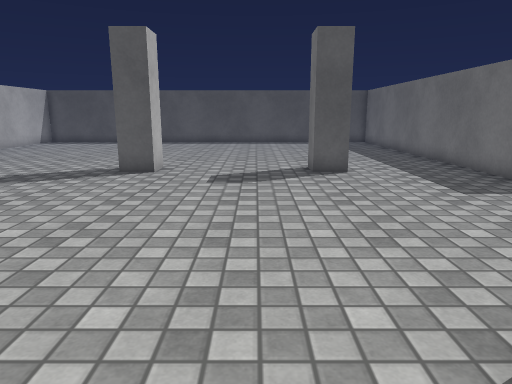
[1] (above)

16 first-person views from a walk through a 3-D level made in the Unity game engine. The camera is 1.2 m above the floor, tilts 12° down and sees 70° across. The floor is counted in squares, 0.59 m on a side. Each view is taken from the middle of a square. On the plan, view 1 faces up. The plan holds only what a view shows up to about 19 squares ahead; the rest is blank. The player is left out. Some animated figures are left out. Surface patterns are stand-ins for the level's own textures.

[2]
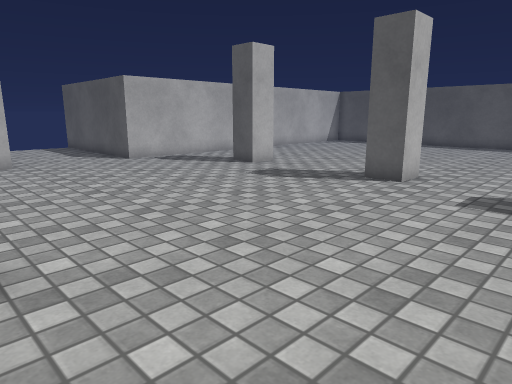

[3]
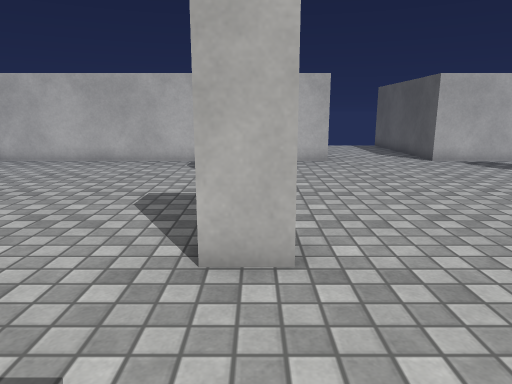

[4]
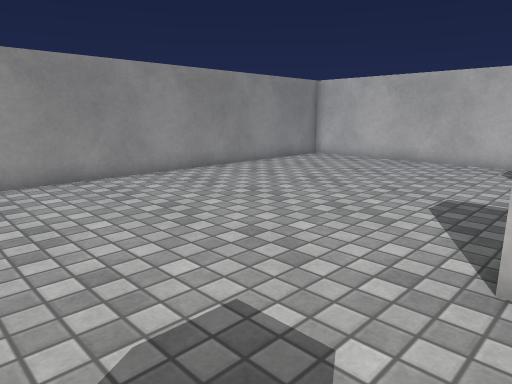

[5]
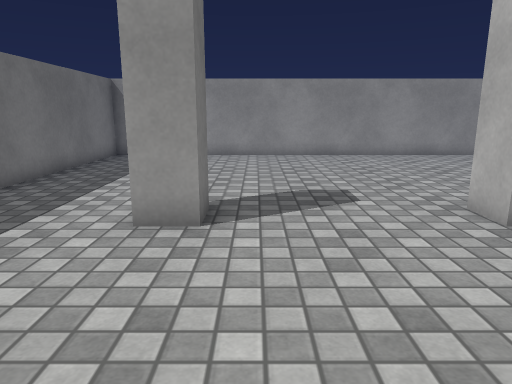

[6]
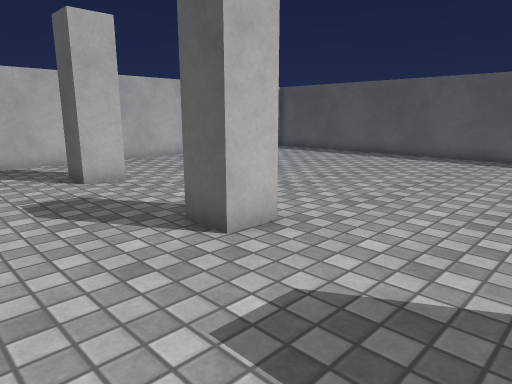

[7]
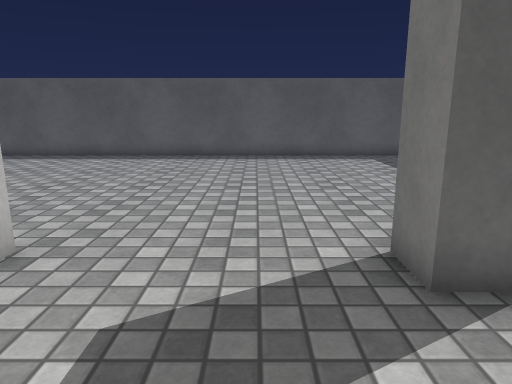

[8]
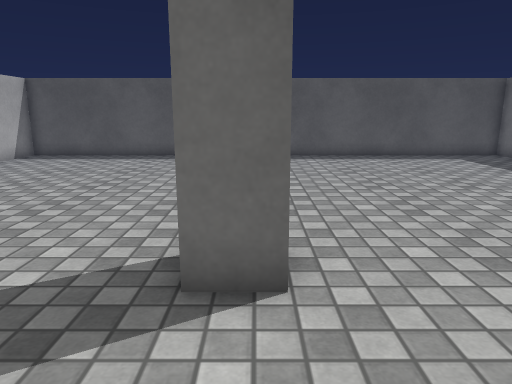

[9]
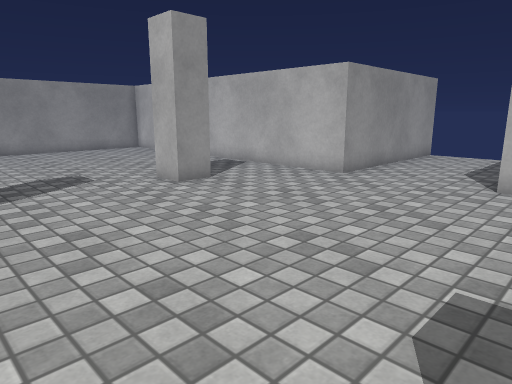

[10]
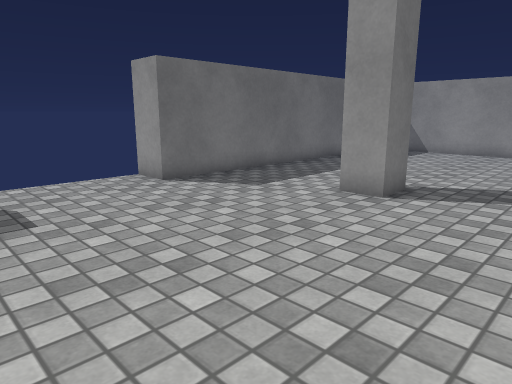

[11]
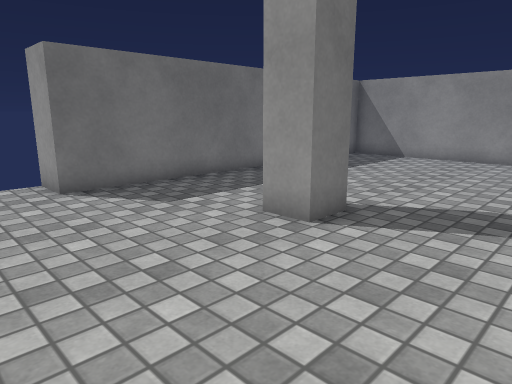

[12]
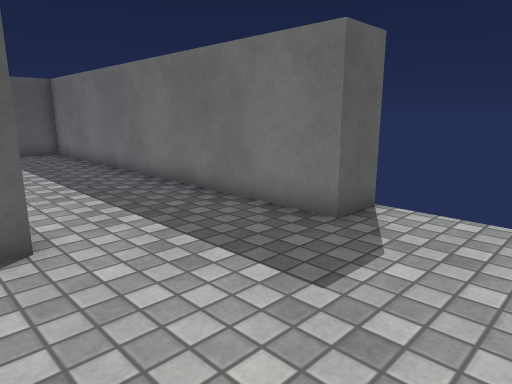

[13]
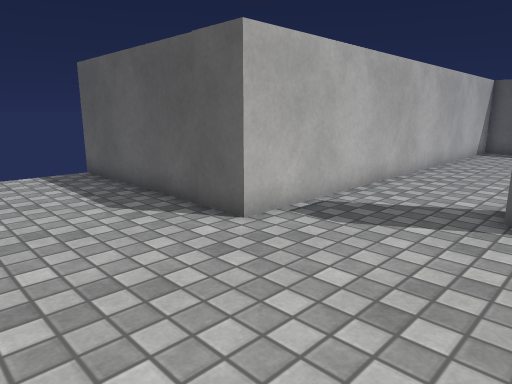

[14]
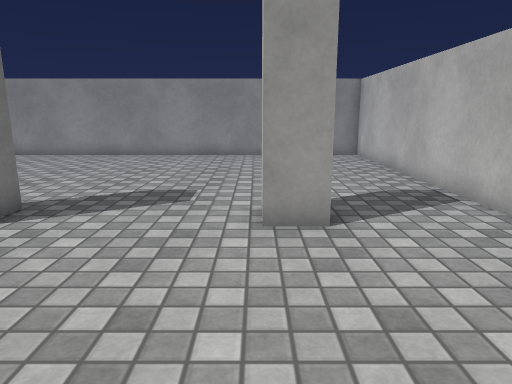

[15]
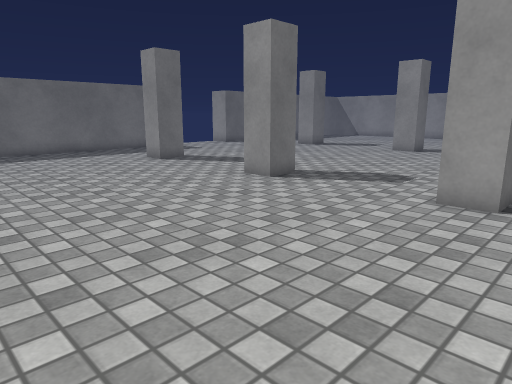

[16]
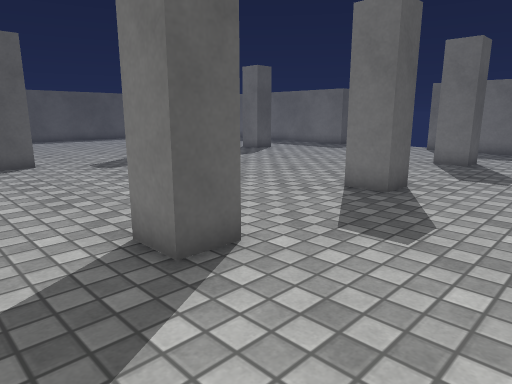

### Floor plan
Points are (right, up) in squares from view 1. A wall is a line through its corners. A room is listed if a view was taken in it or the views show most of it. See-through windows are left out.
Room 1 (views 1, 2, 3, 4, 5, 6, 7, 8, 9, 10, 11, 12, 13, 14, 15, 16)
walls: (-3.6, 12.9) (-4.9, 12.9) (-4.9, 14.2) (-3.6, 14.2) (-3.6, 12.9); (-3.6, 2.6) (-3.6, 1.2) (-4.9, 1.2) (-4.9, 2.6); (-10.1, 12.9) (-11.4, 12.9) (-11.4, 14.2) (-10.1, 14.2) (-10.1, 12.9); (3.4, 12.9) (2, 12.9) (2, 14.2) (3.4, 14.2); (-10.1, 2.5) (-10.1, 1.2) (-11.4, 1.2) (-11.4, 2.5) (-10.1, 2.5); (3.4, 1.2) (2, 1.2) (2, 2.5) (3.4, 2.5); (9.8, 10.8) (8.1, 10.8) (8.1, 27.4) (-15.2, 27.4) (-15.2, 9.9) (-23.4, 9.9); (-23.4, 5.2) (-15.2, 5.2) (-15.2, -9.6) (8.1, -9.6) (8.1, 5.2) (9.7, 5.2)

Where each view was taken, in squares from view 1:
view 1: 0 up, 0 right, facing up
view 2: 2 up, 1 right, facing up-left
view 3: 2 up, 1 right, facing left
view 4: 2 up, 1 right, facing down-left
view 5: 9 up, 1 right, facing down
view 6: 9 up, 1 right, facing up-left
view 7: 9 up, 0 right, facing up
view 8: 9 up, 4 left, facing up
view 9: 12 up, 4 left, facing down-left
view 10: 11 up, 2 left, facing down-right
view 11: 8 up, 2 left, facing down-right
view 12: 7 up, 2 right, facing up-right
view 13: 5 up, 10 left, facing up-left
view 14: 9 up, 10 left, facing down
view 15: 23 up, 13 left, facing down-right
view 16: 3 down, 14 left, facing up-right
